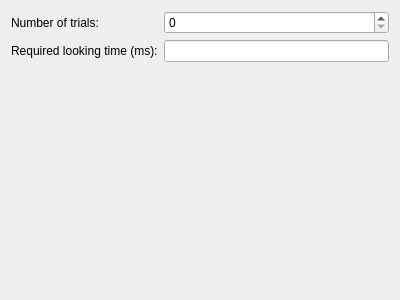
<?xml version="1.0" encoding="UTF-8"?>
<ui version="4.0">
 <class>PhaseWPFamiliarization</class>
 <widget class="QWizardPage" name="PhaseWPFamiliarization">
  <property name="geometry">
   <rect>
    <x>0</x>
    <y>0</y>
    <width>400</width>
    <height>300</height>
   </rect>
  </property>
  <property name="windowTitle">
   <string>WizardPage</string>
  </property>
  <property name="title">
   <string>Familiarization phase</string>
  </property>
  <property name="subTitle">
   <string>Enter details for this phase</string>
  </property>
  <attribute name="pageId">
   <string notr="true">2</string>
  </attribute>
  <layout class="QVBoxLayout" name="verticalLayout">
   <item>
    <layout class="QFormLayout" name="formLayout">
     <item row="0" column="0">
      <widget class="QLabel" name="label">
       <property name="text">
        <string>Number of trials:</string>
       </property>
      </widget>
     </item>
     <item row="0" column="1">
      <widget class="QSpinBox" name="spinboxFamNTrials"/>
     </item>
     <item row="1" column="0">
      <widget class="QLabel" name="label_2">
       <property name="text">
        <string>Required looking time (ms):</string>
       </property>
      </widget>
     </item>
     <item row="1" column="1">
      <widget class="QLineEdit" name="lineEditFamAccumLookingTime"/>
     </item>
    </layout>
   </item>
   <item>
    <spacer name="verticalSpacer">
     <property name="orientation">
      <enum>Qt::Vertical</enum>
     </property>
     <property name="sizeHint" stdset="0">
      <size>
       <width>20</width>
       <height>206</height>
      </size>
     </property>
    </spacer>
   </item>
  </layout>
 </widget>
 <resources/>
 <connections/>
</ui>
